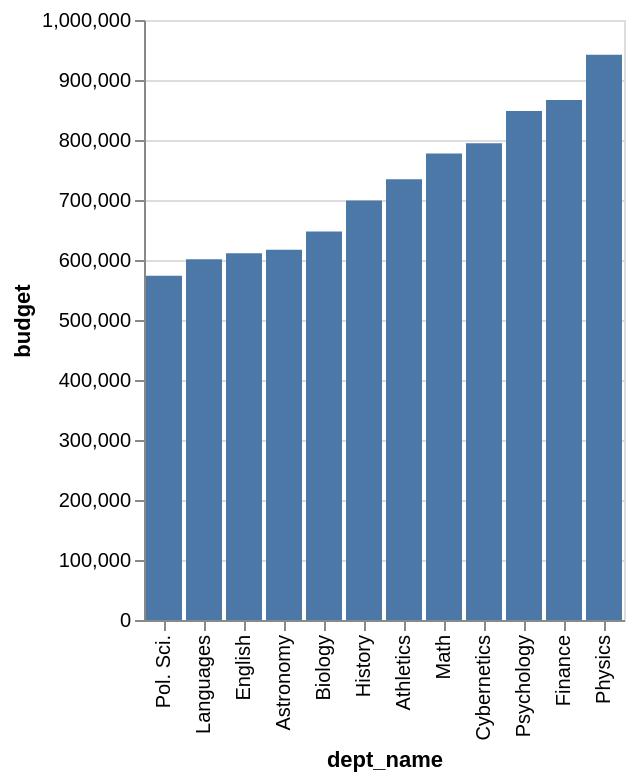

Vega-Lite specification for this chart:
### Vega-Lite specification from a JSON file in a GitHub repository (floating-point values rounded to 4 significant figures)
{"data": {"values": [{"x_data": "Biology", "y_data": 647600.0}, {"x_data": "History", "y_data": 699100.0}, {"x_data": "Physics", "y_data": 942200.0}, {"x_data": "Pol. Sci.", "y_data": 573700.0}, {"x_data": "English", "y_data": 611000.0}, {"x_data": "Languages", "y_data": 601300.0}, {"x_data": "Finance", "y_data": 866800.0}, {"x_data": "Cybernetics", "y_data": 794500.0}, {"x_data": "Astronomy", "y_data": 617300.0}, {"x_data": "Athletics", "y_data": 734600.0}, {"x_data": "Psychology", "y_data": 848200.0}, {"x_data": "Math", "y_data": 777600.0}]}, "mark": "bar", "encoding": {"x": {"field": "x_data", "type": "nominal", "title": "dept_name", "sort": {"op": "sum", "field": "y_data", "order": "ascending"}}, "y": {"field": "y_data", "type": "quantitative", "title": "budget"}}}
